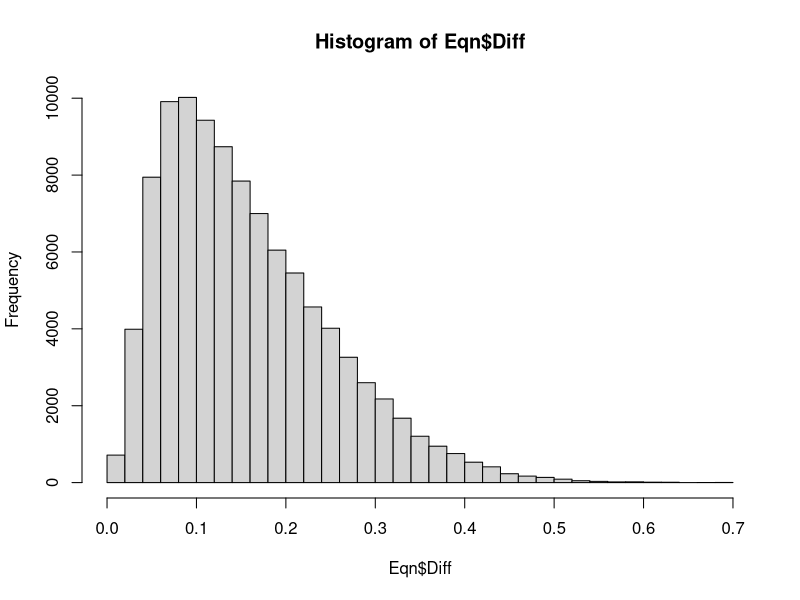

Source code (R):
# Insert mean and std deviation into A, B & C.  Add other variables, as needed.
library(dplyr)

# Insert appropriate values --------------------------------------------------
Result_Mean <- 4.5
Result_sd_r <- 0.03
Result_sd_R <- 0.106

# Set the data matrix --------------------------------------------------------
A <- rnorm(100000, Result_Mean, Result_sd_R)
B <- rnorm(100000, Result_Mean, Result_sd_R)

A1 <- rnorm(100000, A, Result_sd_r)
A2 <- rnorm(100000, A, Result_sd_r)
B1 <- rnorm(100000, B, Result_sd_r)
B2 <- rnorm(100000, B, Result_sd_r)

# Combine to create sets -----------------------------------------------------

Set <- as.data.frame(cbind(A1,A2,B1,B2))

Range <- numeric(100000)
Range <-as.data.frame(t(apply(Set[,c(1:4)],1,range)))

Eqn <- Range %>%
        mutate(Diff = V2-V1)

# Calc means and sd for composite value --------------------------------------

Em <- mean(Eqn$Diff)
Esd <- sd(Eqn$Diff)
k <- 1.98
Range_max <- Em + k*Esd

# Histogram of ranges --------------------------------------------------------
hist(Eqn$Diff, breaks=30)
